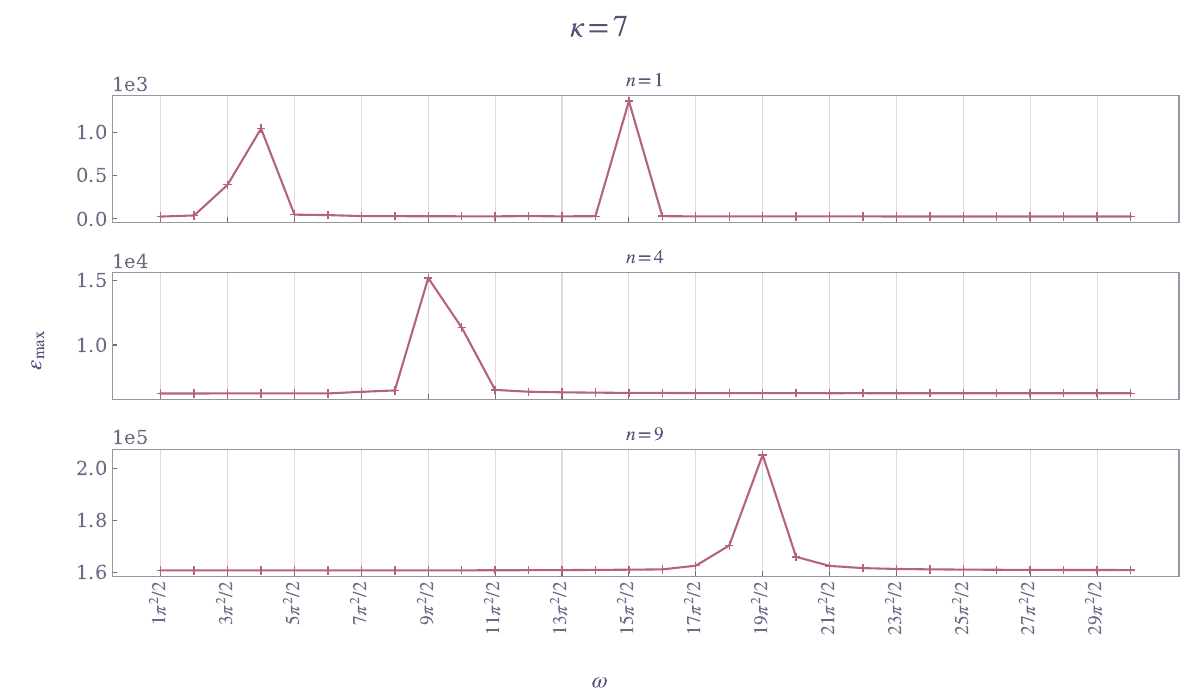

Write the Python code that produced this figure.
import json
import os
from pathlib import Path

import matplotlib.pyplot as plt
import numpy as np
from common import setup_pyplot

setup_pyplot()

with open("parameters.json") as par_file:
    pars = json.load(par_file)

N = pars["N"]

data_root = Path("data/processed")

fig, axs = plt.subplots(nrows=3, sharex=True)

for idx, n in enumerate([1, 4, 9]):
    omega, eps_max = np.loadtxt(
        data_root / f"eps_vs_omega_run_k=7_{n=}_1702462220"
    ).T
    axs[idx].plot(omega, eps_max, "-+")
    axs[idx].grid(True, axis="x")
    axs[idx].grid(False, axis="y")

    axs[idx].set_title(f"${n=}$")

    plt.xticks(
        ticks=omega[::2],
        labels=[f"${tick + 1}\\pi^2/2$" for tick in range(len(omega))[::2]],
        rotation="vertical",
    )

fig.suptitle(r"$\kappa=7$")
fig.supxlabel(r"$\omega$")
fig.supylabel(r"${\epsilon}_{\max}$")

plt.tight_layout()
plt.savefig("figures/resonance.pdf")
plt.show()
